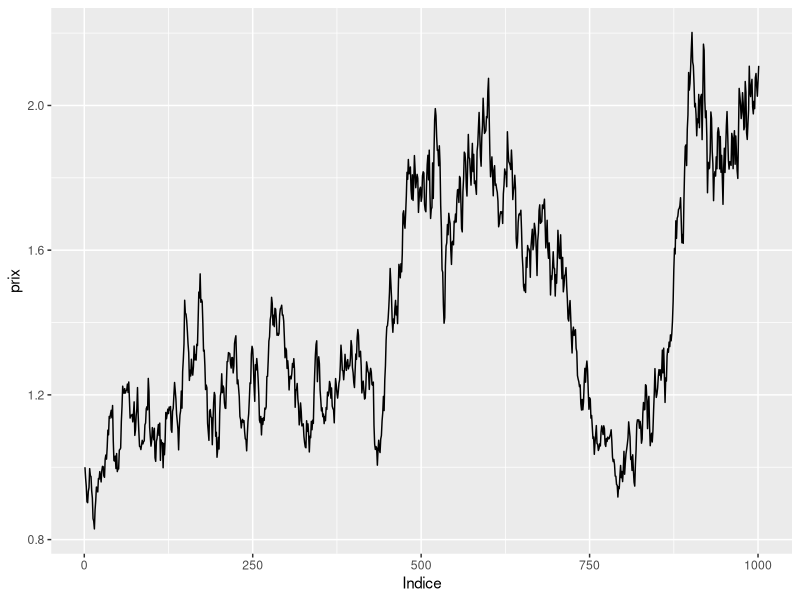

Write R code to recreate this figure. (Note: this script raises an error after producing the figure.)
#----------------- Simulation_series -----------------------
## Quelques fonctions utiles pour la simulation de séries financières avec le modèle GARCH(1,1)
## Il y a notamment la fonction de reconstitution des prix à partir des rendements

library(ggplot2)

###----- Reconstitution des prix à partir des rendements ----------
# On normalise le premier prix à 1
courbe_prix_arg_rendements <- function(rendements){
  n = length(rendements)
  prix = c(1) # le premier prix
  for(i in 1:n){
    prix[i+1]=prix[i]*exp(rendements[i])
  }
  m=n+1
  df = cbind(Indice = 1:m,prix)
  df = as.data.frame(df)
  
  gg_prix = ggplot(df)+geom_line(aes(x=Indice,y=prix))
  gg_prix
}


###------------------------------------------
# Simulation de n carrés de rendement pour un GARCH(1,1) de paramètres theta et 
# avec un sigma carré initial

simulation_rendements <- function(n,theta, loi_eta =rnorm, sigma_init = sqrt(theta[1]/(1-theta[2]-theta[3]))){
  etas = rnorm(n)
  etas2 = etas**2
  sigmas2 = c(sigma_init**2)
  
  for(i in 2:n){
    sigmas2[i] = theta[1] + sigmas2[i-1]*(theta[2]*etas2[i-1]+theta[3])
  }
  
  epsilons2 = etas2*sigmas2
  epsilons = sign(etas)*sqrt(epsilons2)
  return(epsilons)
}

# Exempe d'utilisation des deux premières fonctions
theta = c(0.0001,0.05,0.87)
df = simulation_rendements(1000,theta)
courbe_prix_arg_rendements(df)







# A FAIRE
###-------------------------------------
simulation_epsilon_avec_changement_GARCH <- function(n,theta_1,theta_2){
  n_changement = n%/%2
  
}


simu_eps2(1000,0.06,0.5,c(0.01,0.1,0.5))
